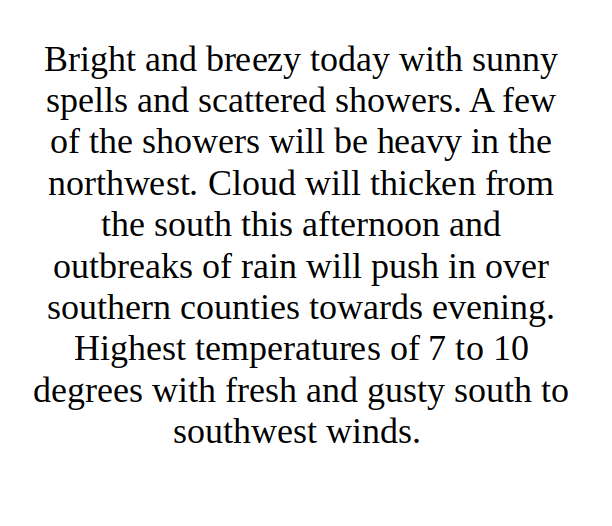
#> input picture sample.png, 612 x 526 px
$ python segmentation.py
#> lines starting #> are read from the running program, lines starting #| are printed output that depends on the picture; after the words box and inside, x2 and y2 are one past the last pixel; in counts of white or black regions, pixels touching at a corner belong together
#> further down, img is the input picture: shape (526, 612, 3); mean B, G, R 232.7, 232.7, 232.7
import numpy as np
import cv2


def find_Y(crds, column):
    median = np.median(crds[:, 3] - crds[:, 1])
    ys = np.sort(crds[:, column])
    lines = np.where(np.diff(ys) >= median)[0]

    if column == 1:
        lines += 1
        ys = np.append(ys[0], ys[lines])
    else:
        ys = np.append(ys[lines], ys[-1])

    return ys


def pair_Y(yB, yS):
    for y, itr in zip(yB, range(len(yB))):
        acc = yS[yS < y]
        if acc.size != 0:
            acc = acc[-1]
            yB[itr] = acc if abs(y - acc) < h_median / 2 else y

    return  np.abs(yB)

def find_X(st_m):
    out = []
    sorted = st_m[np.argsort(st_m[:, 1])]
    for line_Ys in zipped:
        slice = sorted[np.logical_and(sorted[:, 1] >= line_Ys[0], sorted[:, 1] < line_Ys[1])]
        line = [np.min(slice[:, 0]), line_Ys[0], np.max(slice[:, 2]), line_Ys[1]]
        out.append(line)

    return np.asarray(out)

def data_from_image(image):
    gray = cv2.cvtColor(image, cv2.COLOR_BGR2GRAY)
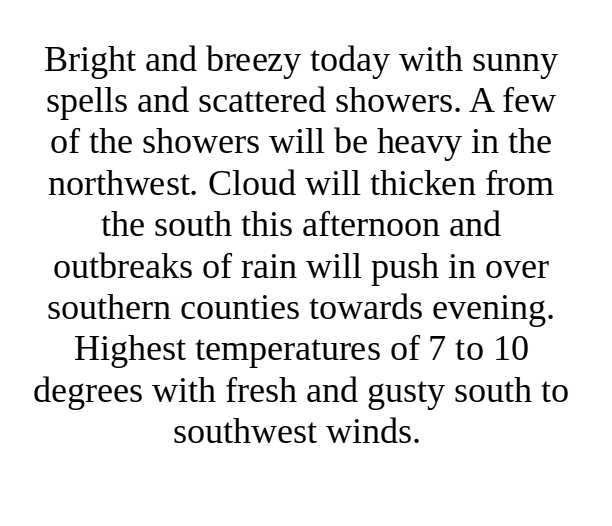
#> gray: shape (526, 612); min 0, max 255, mean 232.7
    thresh = cv2.threshold(gray, 0, 255, cv2.THRESH_BINARY_INV + cv2.THRESH_OTSU)[1]
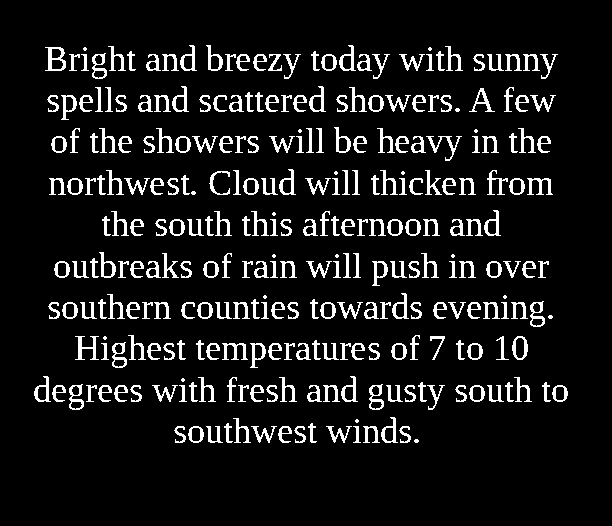
#> thresh: shape (526, 612); 9.3% white; 286 white regions (19 under 20 px), largest, box (x1, y1, x2, y2) and area: (45, 47, 66, 71) 232, (75, 336, 99, 360) 216, (426, 136, 462, 161) 204
    stats = cv2.connectedComponentsWithStats(thresh, connectivity=8)[2][1:][:, :4]
#> stats = 286 rows, first 6: [180, 45, 17, 26], [206, 45, 17, 26], [339, 45, 17, 26], [45, 47, 21, 24], [83, 47, 4, 4], [108, 46, 18, 25]
    return stats[np.argsort(stats[:, 0])]


img = cv2.imread('sample.png')
stats = data_from_image(img)
#> stats = 286 rows, first 6: [34, 376, 17, 26], [45, 47, 21, 24], [47, 95, 12, 17], [48, 302, 12, 17], [49, 178, 17, 17], [51, 136, 16, 17]
h_median = np.median(stats[:, 3])
#> h_median = 17
stats_mod = np.copy(stats)
#> stats_mod has the same summary as stats

stats_mod[:, 2] = stats_mod[:, 0] + stats_mod[:, 2]
stats_mod[:, 3] = stats_mod[:, 1] + stats_mod[:, 3]

multiplier = 0.6
while multiplier <= 2:
    big = stats_mod[stats[:, 3] >= h_median * multiplier]
    small = stats_mod[stats[:, 3] < h_median * multiplier]
    y1_Big = find_Y(big, 1)
    y2_Big = find_Y(big, 3)
    if y1_Big.shape[0] == y2_Big.shape[0]:
        h_median *= multiplier
        break
    else:
        multiplier += 0.1
#> this loop made 1 pass
#> (y1_Big, y2_Big, h_median) on pass 1: ([45, 86, 127, 169, 210, 252, 293, 335, 376, 417], [79, 120, 161, 195, 236, 286, 327, 368, 410, 443], 10.2)
#> after the loop, h_median = 10.2; multiplier = 0.6


y1_Small = find_Y(small, 1)
#> y1_Small = [47, 108, 129, 171, 191, 212, 254, 295, 315, 336, 378, 419, 439]
y2_Small = find_Y(small, 3)
#> y2_Small = [51, 112, 133, 175, 195, 216, 258, 299, 319, 340, 382, 423, 443]

paired_y1 = pair_Y(y1_Big, y1_Small)
#> the loop in pair_Y, `for y, itr in zip(yB, range(len(yB))):` made 10 passes
#> (y, acc) on passes 2 to 10: (86, 47), (127, 108), (169, 129), (210, 191), (252, 212), (293, 254), (335, 315), (376, 336), (417, 378)
#> y on pass 1: 45
#> after the loop in pair_Y, `for y, itr in zip(yB, range(len(yB))):`: yB = [45, 86, 127, 169, 210, 252, 293, 335, 376, 417]
#> paired_y1 = [45, 86, 127, 169, 210, 252, 293, 335, 376, 417]
paired_y2 = pair_Y(y2_Big * -1, y2_Small[::-1] * -1)
#> the loop in pair_Y (call 2), `for y, itr in zip(yB, range(len(yB))):` made 10 passes
#> (y, acc) on passes 1 to 9: (-79, -112), (-120, -133), (-161, -175), (-195, -216), (-236, -258), (-286, -299), (-327, -340), (-368, -382), (-410, -423)
#> y on pass 10: -443
#> paired_y2 = [79, 120, 161, 195, 236, 286, 327, 368, 410, 443]

zipped = np.vstack((paired_y1, paired_y2)).transpose()
#> zipped = [[45, 79], [86, 120], [127, 161], [169, 195], [210, 236], [252, 286], [293, 327], [335, 368], [376, 410], [417, 443]]
res = find_X(stats_mod)
#> in find_X, `sorted = st_m[np.argsort(st_m[:, 1])]`: sorted = 286 rows, first 6: [339, 45, 356, 71], [206, 45, 223, 71], [180, 45, 197, 71], [108, 46, 126, 71], [445, 46, 463, 71], [83, 47, 87, 51]
#> the loop in find_X, `for line_Ys in zipped:` made 10 passes
#> (line_Ys, line) on passes 1 to 10: ([45, 79], [45, 45, 558, 79]), ([86, 120], [47, 86, 556, 120]), ([127, 161], [51, 127, 551, 161]), ([169, 195], [49, 169, 553, 195]), ([210, 236], [102, 210, 501, 236]), ([252, 286], [54, 252, 549, 286]), ([293, 327], [48, 293, 553, 327]), ([335, 368], [75, 335, 528, 368]), ([376, 410], [34, 376, 568, 410]), ([417, 443], [174, 417, 419, 443])
#> after the loop in find_X, `for line_Ys in zipped:`: out = [[45, 45, 558, 79], [47, 86, 556, 120], [51, 127, 551, 161], [49, 169, 553, 195], [102, 210, 501, 236], [54, 252, 549, 286], [48, 293, 553, 327], [75, 335, 528, 368], [34, 376, 568, 410], [174, 417, 419, 443]]
#> res has the same summary as out in find_X
print("{} lines with {} characters.".format(res.shape[0], big.shape[0]))
#| 10 lines with 267 characters.

for stat in res:
    x1, y1, x2, y2 = stat
    cv2.rectangle(img, (x1, y1), (x2, y2), (0, 0, 255), 1)
#> this loop made 10 passes
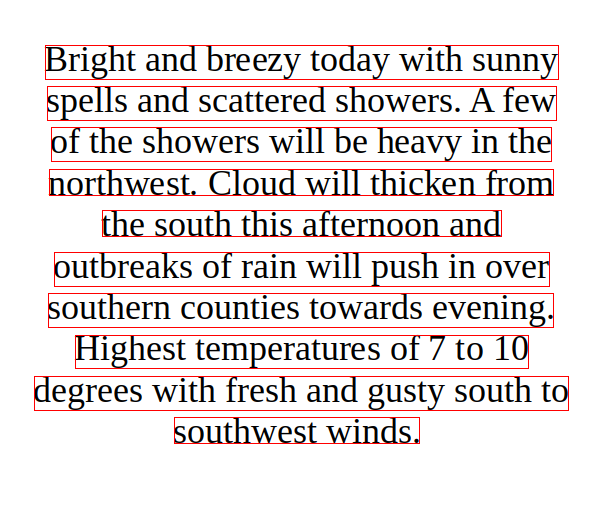
#> img: shape (526, 612, 3); 3.09% of pixels changed, all inside (x1, y1, x2, y2) = (34, 45, 569, 444)

cv2.imshow('img', img)
cv2.waitKey(0)
